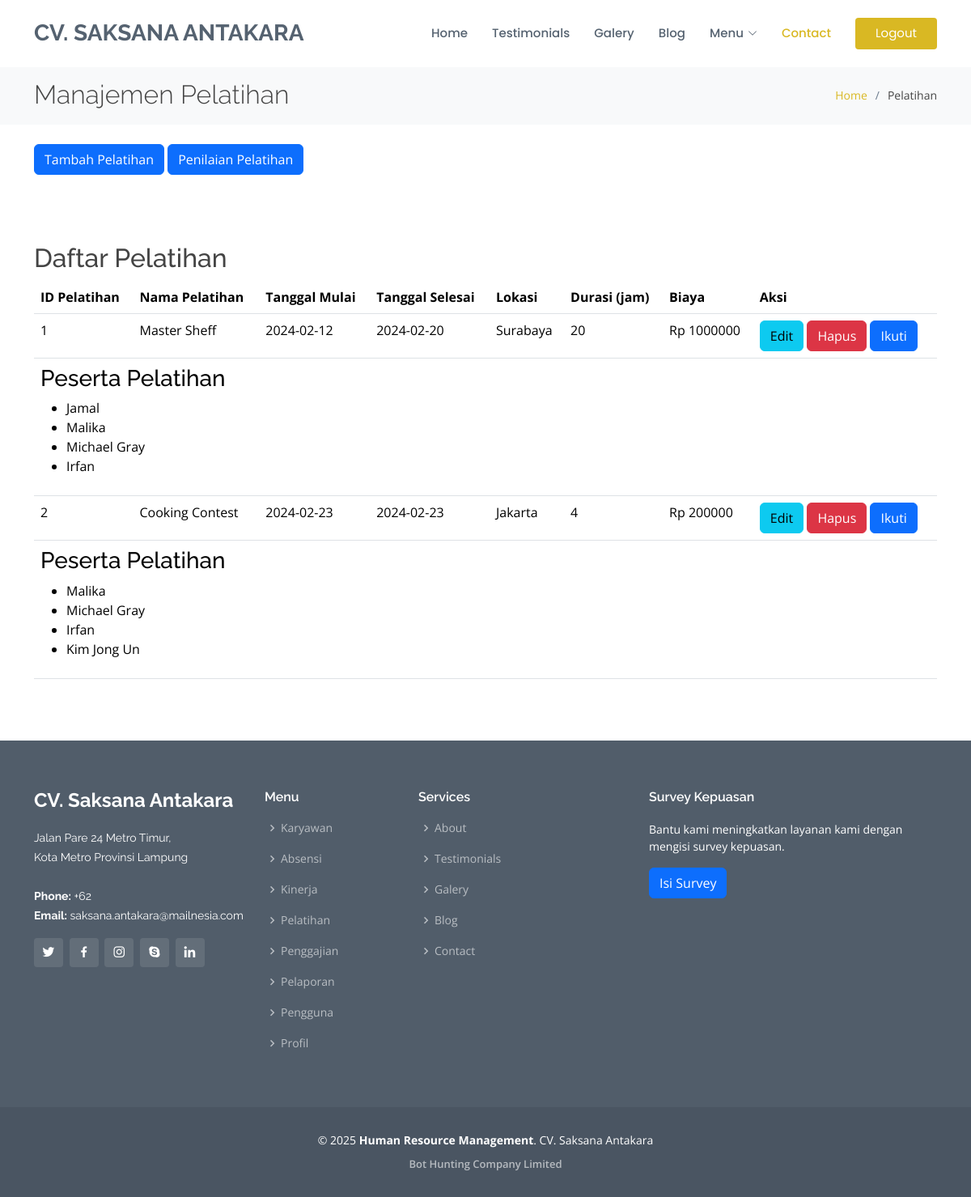
/pelatihan.php (signed in), run on the app's committed database.
### tables this page shows
CREATE TABLE `pelatihan` (
  `id_pelatihan` int NOT NULL,
  `nama_pelatihan` varchar(100) NOT NULL,
  `tanggal_mulai` date NOT NULL,
  `tanggal_selesai` date NOT NULL,
  `lokasi` varchar(100) NOT NULL,
  `durasi` int NOT NULL,
  `biaya` decimal(10,0) NOT NULL
);

CREATE TABLE `karyawan` (
  `id_karyawan` int NOT NULL,
  `nama` varchar(255) DEFAULT NULL,
  `jenis_kelamin` varchar(50) DEFAULT NULL,
  `tanggal_lahir` date DEFAULT NULL,
  `alamat` varchar(100) DEFAULT NULL,
  `telepon` int DEFAULT NULL,
  `email` varchar(50) DEFAULT NULL,
  `status` varchar(255) DEFAULT NULL,
  `jabatan` varchar(255) DEFAULT NULL,
  `upah` int DEFAULT NULL,
  `gaji_harian` int DEFAULT NULL,
  `foto` blob
);

### pelatihan.php (the view, shortened to what this page needs)
<?php
include 'koneksi.php';
include 'header.php';
function getDaftarPelatihan()
{
    global $koneksi;
    $query = "SELECT * FROM pelatihan";
    $result = mysqli_query($koneksi, $query);
    $daftar_pelatihan = [];
    if ($result && mysqli_num_rows($result) > 0) {
        while ($row = mysqli_fetch_assoc($result)) {
            $daftar_pelatihan[] = $row;
        }
    }
    return $daftar_pelatihan;
}
function getPesertaPelatihan($id_pelatihan)
{
    global $koneksi;
    $query = "SELECT karyawan.id_karyawan, karyawan.nama FROM karyawan INNER JOIN peserta_pelatihan ON karyawan.id_karyawan = peserta_pelatihan.id_karyawan WHERE peserta_pelatihan.id_pelatihan = $id_pelatihan";
    $result = mysqli_query($koneksi, $query);
    $peserta_pelatihan = [];
    if ($result && mysqli_num_rows($result) > 0) {
        while ($row = mysqli_fetch_assoc($result)) {
            $peserta_pelatihan[] = $row;
        }
    }
    return $peserta_pelatihan;
}
$jabatan = $_SESSION["jabatan"];
?>
<section id="breadcrumbs" class="breadcrumbs">
    <div class="container">
        <div class="d-flex justify-content-between align-items-center">
            <h2>Manajemen Pelatihan</h2>
            <ol>
                <li><a href="index.php">Home</a></li>
                <li>Pelatihan</li>
            </ol>
        </div>
    </div>
</section>
<main class="container mt-4">
    <div id="tambah-pelatihan">
        <?php if ($jabatan !== 'karyawan') : ?>
            <a href="tambah_pelatihan.php" class="btn btn-primary mr-2">Tambah Pelatihan</a>
            <a href="penilaian_pelatihan.php" class="btn btn-primary">Penilaian Pelatihan</a>
        <?php endif; ?>
    </div>
    <section id="daftar-pelatihan" class="mt-4">
        <h2>Daftar Pelatihan</h2>
        <table class="table">
            <thead>
                <tr>
                    <th>ID Pelatihan</th>
                    <th>Nama Pelatihan</th>
                    <th>Tanggal Mulai</th>
                    <th>Tanggal Selesai</th>
                    <th>Lokasi</th>
                    <th>Durasi (jam)</th>
                    <th>Biaya</th>
                    <?php if ($jabatan !== 'karyawan') : ?>
                        <th>Aksi</th>
                    <?php endif; ?>
                </tr>
            </thead>
            <tbody>
                <?php
                $daftar_pelatihan = getDaftarPelatihan();
                foreach ($daftar_pelatihan as $pelatihan) {
                    echo "<tr>";
                    echo "<td>" . $pelatihan['id_pelatihan'] . "</td>";
                    echo "<td>" . $pelatihan['nama_pelatihan'] . "</td>";
                    echo "<td>" . $pelatihan['tanggal_mulai'] . "</td>";
                    echo "<td>" . $pelatihan['tanggal_selesai'] . "</td>";
                    echo "<td>" . $pelatihan['lokasi'] . "</td>";
                    echo "<td>" . $pelatihan['durasi'] . "</td>";
                    echo "<td>Rp " . $pelatihan['biaya'] . "</td>";
                    if ($jabatan !== 'karyawan') {
                        echo "<td>
                                    <a href='edit_pelatihan.php?id=" . $pelatihan['id_pelatihan'] . "' class='btn btn-info'>Edit</a>
                                    <a href='hapus_pelatihan.php?id=" . $pelatihan['id_pelatihan'] . "' class='btn btn-danger'>Hapus</a>
                                    <a href='ikuti_pelatihan.php?id=" . $pelatihan['id_pelatihan'] . "' class='btn btn-primary'>Ikuti</a>
                                  </td>";
                    }
                    echo "</tr>";
                    $peserta_pelatihan = getPesertaPelatihan($pelatihan['id_pelatihan']);
                    if (!empty($peserta_pelatihan)) {
                        echo "<tr>";
                        echo "<td colspan='" . ($jabatan !== 'karyawan' ? '8' : '7') . "'>";
                        echo "<h3>Peserta Pelatihan</h3>";
                        echo "<ul>";
                        foreach ($peserta_pelatihan as $peserta) {
                            echo "<li>" . $peserta['nama'] . "</li>";
                        }
                        echo "</ul>";
                        echo "</td>";
                        echo "</tr>";
                    }
                }
                ?>
            </tbody>
        </table>
    </section>
</main>
<?php include 'footer.php' ?>

### assets/css/style.css (style rules this page uses)
body { font-family: "Open Sans", sans-serif; color: #444444; }
a { text-decoration: none; color: #d9b823; }
h1, h2, h3, h4, h5, h6 { font-family: "Raleway", sans-serif; }
section { padding: 60px 0; overflow: hidden; }
.breadcrumbs { padding: 18px 0; background: #f8f9fa; min-height: 40px; margin-top: 80px; }
.breadcrumbs h2 { font-size: 32px; font-weight: 300; margin: 0; }
.breadcrumbs ol { display: flex; flex-wrap: wrap; list-style: none; padding: 0; margin: 0; font-size: 14px; }
.breadcrumbs ol li+li { padding-left: 10px; }
.breadcrumbs ol li+li::before { display: inline-block; padding-right: 10px; color: #6b7b8d; content: "/"; }

### data on the page
pelatihan: id_pelatihan "1", nama_pelatihan "Master Sheff", tanggal_mulai "2024-02-12", tanggal_selesai "2024-02-20", lokasi "Surabaya", durasi "20", biaya "1000000"
karyawan: nama "Jamal"
karyawan: nama "Malika"
karyawan: nama "Michael Gray"
karyawan: nama "Irfan"
pelatihan: id_pelatihan "2", nama_pelatihan "Cooking Contest", tanggal_mulai "2024-02-23", tanggal_selesai "2024-02-23", lokasi "Jakarta", durasi "4", biaya "200000"
karyawan: nama "Kim Jong Un"

### other printed values
$login_logout_text "Logout"
$page_titles[$tab] "Karyawan"
$page_titles[$tab] "Absensi"
$page_titles[$tab] "Kinerja"
$page_titles[$tab] "Pelatihan"
$page_titles[$tab] "Penggajian"
$page_titles[$tab] "Pelaporan"
$page_titles[$tab] "Pengguna"
$page_titles[$tab] "Profil"
